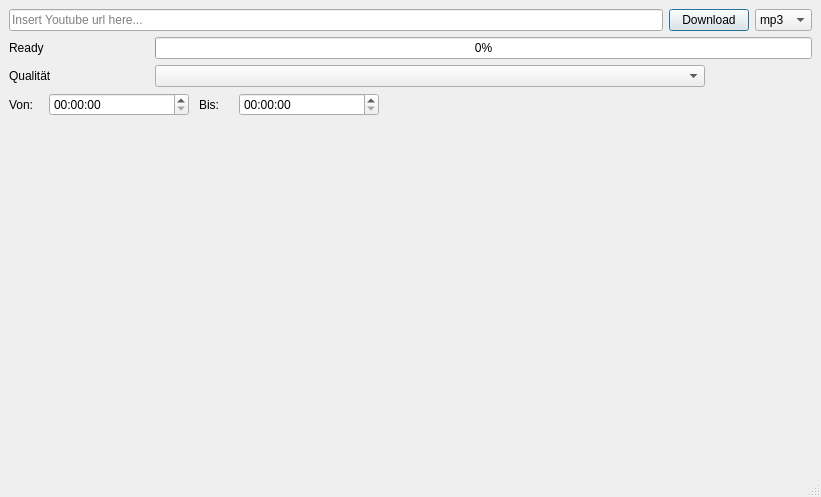
<?xml version="1.0" encoding="UTF-8"?>
<ui version="4.0">
 <class>MainWindow</class>
 <widget class="QMainWindow" name="MainWindow">
  <property name="geometry">
   <rect>
    <x>0</x>
    <y>0</y>
    <width>821</width>
    <height>497</height>
   </rect>
  </property>
  <property name="windowTitle">
   <string>MainWindow</string>
  </property>
  <widget class="QWidget" name="centralwidget">
   <property name="mouseTracking">
    <bool>false</bool>
   </property>
   <layout class="QGridLayout" name="gridLayout">
    <item row="1" column="0">
     <layout class="QHBoxLayout" name="horizontalLayout_4" stretch="0,0,0,0,0">
      <property name="spacing">
       <number>10</number>
      </property>
      <property name="sizeConstraint">
       <enum>QLayout::SetDefaultConstraint</enum>
      </property>
      <item>
       <widget class="QLabel" name="label_2">
        <property name="minimumSize">
         <size>
          <width>30</width>
          <height>0</height>
         </size>
        </property>
        <property name="maximumSize">
         <size>
          <width>140</width>
          <height>16777215</height>
         </size>
        </property>
        <property name="text">
         <string>Von:</string>
        </property>
       </widget>
      </item>
      <item>
       <widget class="QTimeEdit" name="timeEdit">
        <property name="minimumSize">
         <size>
          <width>140</width>
          <height>0</height>
         </size>
        </property>
        <property name="maximumSize">
         <size>
          <width>140</width>
          <height>16777215</height>
         </size>
        </property>
       </widget>
      </item>
      <item>
       <widget class="QLabel" name="label_3">
        <property name="minimumSize">
         <size>
          <width>30</width>
          <height>0</height>
         </size>
        </property>
        <property name="maximumSize">
         <size>
          <width>140</width>
          <height>16777215</height>
         </size>
        </property>
        <property name="text">
         <string>Bis:</string>
        </property>
       </widget>
      </item>
      <item>
       <widget class="QTimeEdit" name="timeEdit_2">
        <property name="minimumSize">
         <size>
          <width>140</width>
          <height>0</height>
         </size>
        </property>
        <property name="maximumSize">
         <size>
          <width>140</width>
          <height>16777215</height>
         </size>
        </property>
       </widget>
      </item>
      <item>
       <spacer name="horizontalSpacer_4">
        <property name="orientation">
         <enum>Qt::Horizontal</enum>
        </property>
        <property name="sizeHint" stdset="0">
         <size>
          <width>40</width>
          <height>20</height>
         </size>
        </property>
       </spacer>
      </item>
     </layout>
    </item>
    <item row="0" column="0">
     <layout class="QVBoxLayout" name="verticalLayout">
      <item>
       <layout class="QHBoxLayout" name="horizontalLayout">
        <item>
         <widget class="QLineEdit" name="lineEdit">
          <property name="inputMask">
           <string/>
          </property>
          <property name="text">
           <string/>
          </property>
          <property name="placeholderText">
           <string>Insert Youtube url here...</string>
          </property>
         </widget>
        </item>
        <item>
         <widget class="QPushButton" name="downloadButton">
          <property name="text">
           <string>Download</string>
          </property>
          <property name="autoDefault">
           <bool>false</bool>
          </property>
          <property name="default">
           <bool>true</bool>
          </property>
         </widget>
        </item>
        <item>
         <widget class="QComboBox" name="comboBox">
          <item>
           <property name="text">
            <string>mp3</string>
           </property>
          </item>
          <item>
           <property name="text">
            <string>wma</string>
           </property>
          </item>
          <item>
           <property name="text">
            <string>mp4</string>
           </property>
          </item>
         </widget>
        </item>
       </layout>
      </item>
      <item>
       <layout class="QHBoxLayout" name="horizontalLayout_2">
        <item>
         <widget class="QLabel" name="label">
          <property name="minimumSize">
           <size>
            <width>140</width>
            <height>0</height>
           </size>
          </property>
          <property name="text">
           <string>Ready</string>
          </property>
         </widget>
        </item>
        <item>
         <widget class="QProgressBar" name="progressBar">
          <property name="value">
           <number>0</number>
          </property>
         </widget>
        </item>
       </layout>
      </item>
      <item>
       <layout class="QHBoxLayout" name="horizontalLayout_3">
        <property name="rightMargin">
         <number>0</number>
        </property>
        <item>
         <widget class="QLabel" name="qualityLabel">
          <property name="minimumSize">
           <size>
            <width>140</width>
            <height>0</height>
           </size>
          </property>
          <property name="maximumSize">
           <size>
            <width>140</width>
            <height>16777215</height>
           </size>
          </property>
          <property name="text">
           <string>Qualität</string>
          </property>
         </widget>
        </item>
        <item alignment="Qt::AlignLeft">
         <widget class="QComboBox" name="comboBox_2">
          <property name="sizePolicy">
           <sizepolicy hsizetype="Fixed" vsizetype="Fixed">
            <horstretch>0</horstretch>
            <verstretch>0</verstretch>
           </sizepolicy>
          </property>
          <property name="minimumSize">
           <size>
            <width>550</width>
            <height>0</height>
           </size>
          </property>
         </widget>
        </item>
       </layout>
      </item>
     </layout>
    </item>
    <item row="2" column="0">
     <spacer name="verticalSpacer">
      <property name="orientation">
       <enum>Qt::Vertical</enum>
      </property>
      <property name="sizeHint" stdset="0">
       <size>
        <width>20</width>
        <height>40</height>
       </size>
      </property>
     </spacer>
    </item>
   </layout>
  </widget>
  <widget class="QStatusBar" name="statusbar">
   <property name="enabled">
    <bool>true</bool>
   </property>
  </widget>
 </widget>
 <resources/>
 <connections/>
</ui>
